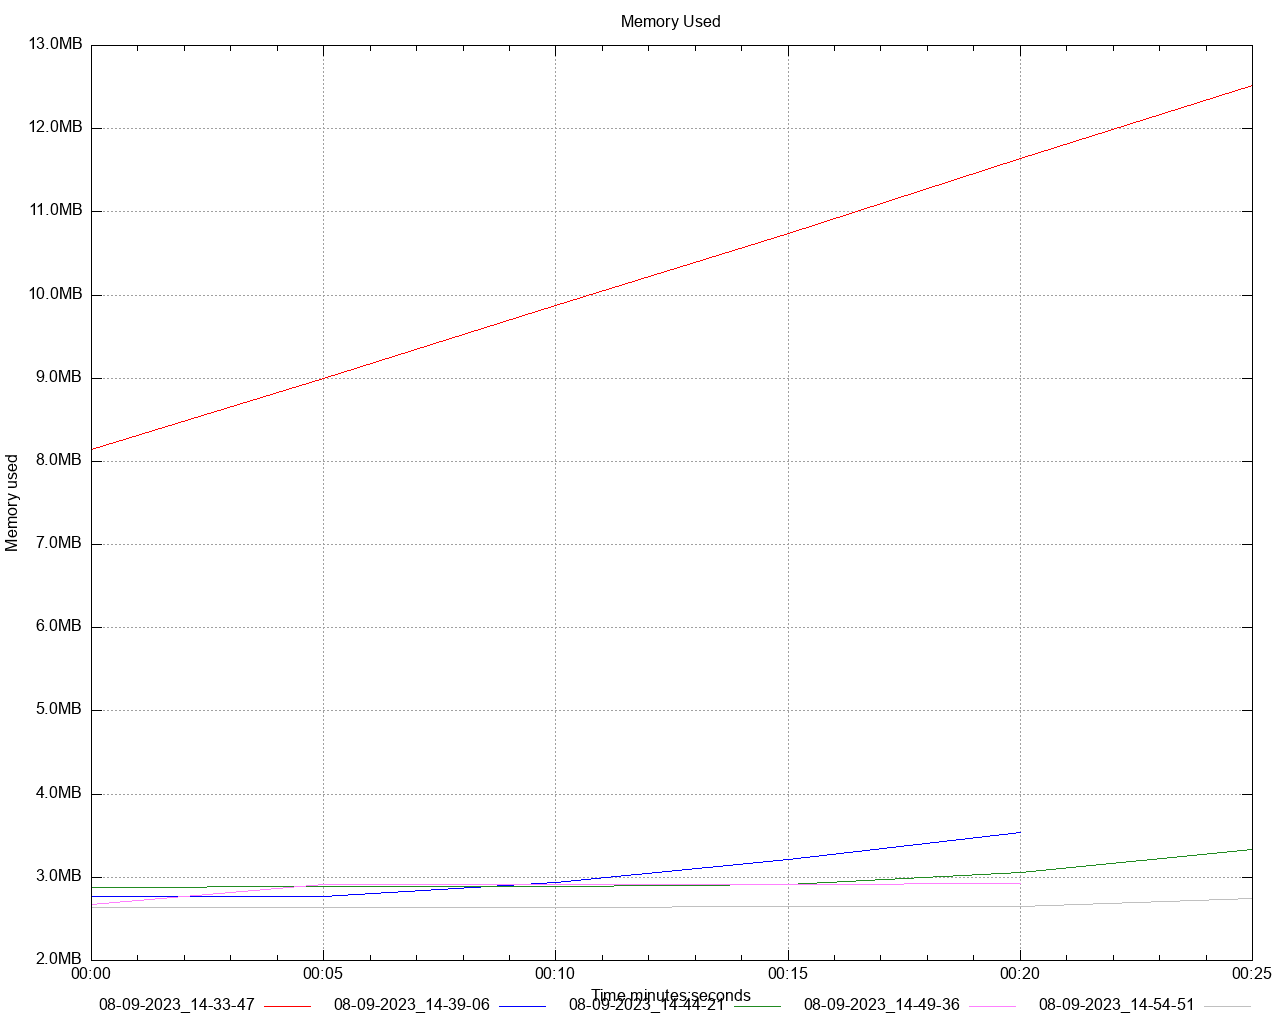

This chart was generated by the following gnuplot code:
set title 'Memory Used' noenhanced
set style data lines
set datafile separator ","
set terminal png size 1280,1024
set grid
set key below
set xdata time
set timefmt "%s"
offset = 0
t0(x)=(offset=($0==0) ? x : offset, x - offset)
set xlabel 'Time minutes:seconds'
set ylabel 'Memory used'
set format y '%.1s%cB'
set output '/Users/gbarnett/git/hazelcast-simulator/atomiclong-3node-member/atomicreference/dstat/memory_used_A4.png'
plot \
   '/Users/gbarnett/git/hazelcast-simulator/atomiclong-3node-member/atomicreference/data/memory_used_A4_1.data' using (t0(timecolumn(1))):2 title "08-09-2023_14-33-47" noenhanced lt rgb "red", \
   '/Users/gbarnett/git/hazelcast-simulator/atomiclong-3node-member/atomicreference/data/memory_used_A4_2.data' using (t0(timecolumn(1))):2 title "08-09-2023_14-39-06" noenhanced lt rgb "blue", \
   '/Users/gbarnett/git/hazelcast-simulator/atomiclong-3node-member/atomicreference/data/memory_used_A4_3.data' using (t0(timecolumn(1))):2 title "08-09-2023_14-44-21" noenhanced lt rgb "forest-green", \
   '/Users/gbarnett/git/hazelcast-simulator/atomiclong-3node-member/atomicreference/data/memory_used_A4_4.data' using (t0(timecolumn(1))):2 title "08-09-2023_14-49-36" noenhanced lt rgb "orchid", \
   '/Users/gbarnett/git/hazelcast-simulator/atomiclong-3node-member/atomicreference/data/memory_used_A4_5.data' using (t0(timecolumn(1))):2 title "08-09-2023_14-54-51" noenhanced lt rgb "grey", \
